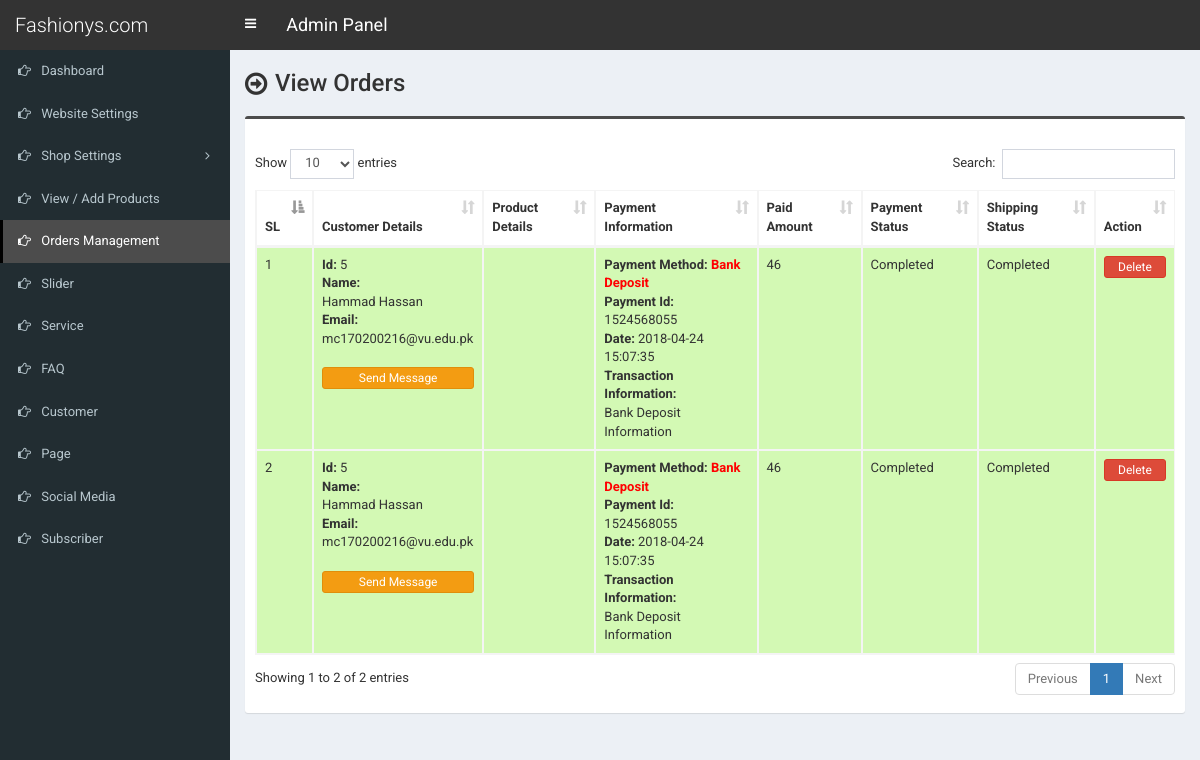
/admin/order.php, run on an earlier commit of the app's database.
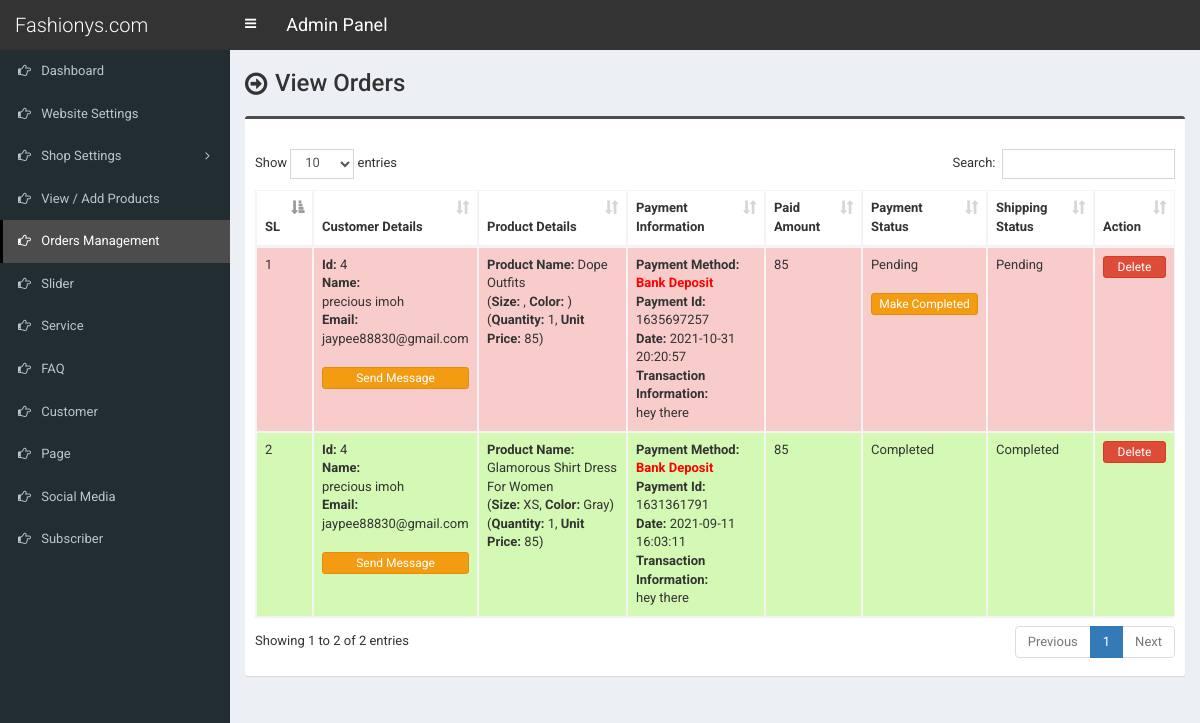
And on a later commit of the database.
### tables this page shows
CREATE TABLE `tbl_payment` (
  `id` int(11) NOT NULL,
  `customer_id` int(11) NOT NULL,
  `customer_name` varchar(255) NOT NULL,
  `customer_email` varchar(255) NOT NULL,
  `payment_date` varchar(50) NOT NULL,
  `txnid` varchar(255) NOT NULL,
  `paid_amount` int(11) NOT NULL,
  `card_number` varchar(50) NOT NULL,
  `card_cvv` varchar(10) NOT NULL,
  `card_month` varchar(10) NOT NULL,
  `card_year` varchar(10) NOT NULL,
  `bank_transaction_info` text NOT NULL,
  `payment_method` varchar(20) NOT NULL,
  `payment_status` varchar(25) NOT NULL,
  `shipping_status` varchar(20) NOT NULL,
  `payment_id` varchar(255) NOT NULL
);

CREATE TABLE `tbl_order` (
  `id` int(11) NOT NULL,
  `product_id` int(11) NOT NULL,
  `product_name` varchar(255) NOT NULL,
  `size` varchar(100) NOT NULL,
  `color` varchar(100) NOT NULL,
  `quantity` varchar(50) NOT NULL,
  `unit_price` varchar(50) NOT NULL,
  `payment_id` varchar(255) NOT NULL
);

### admin/order.php (the view, shortened to what this page needs)
<?php require_once('header.php'); ?>
<section class="content-header">
	<div class="content-header-left">
		<h1>View Orders</h1>
	</div>
</section>
<section class="content">
  <div class="row">
    <div class="col-md-12">
      <div class="box box-info">
        <div class="box-body table-responsive">
          <table id="example1" class="table table-bordered table-striped">
			<thead>
			    <tr>
			        <th>SL</th>
                    <th>Customer Details</th>
			        <th>Product Details</th>
                    <th>
                    	Payment Information
                    </th>
                    <th>Paid Amount</th>
                    <th>Payment Status</th>
                    <th>Shipping Status</th>
			        <th>Action</th>
			    </tr>
			</thead>
            <tbody>
            	<?php
            	$i=0;
            	$statement = $pdo->prepare("SELECT * FROM tbl_payment ORDER by id DESC");
            	$statement->execute();
            	$result = $statement->fetchAll(PDO::FETCH_ASSOC);
            	foreach ($result as $row) {
            		$i++;
            		?>
					<tr class="<?php if($row['payment_status']=='Pending'){echo 'bg-r';}else{echo 'bg-g';} ?>">
	                    <td><?php echo $i; ?></td>
	                    <td>
                            <b>Id:</b> <?php echo $row['customer_id']; ?><br>
                            <b>Name:</b><br> <?php echo $row['customer_name']; ?><br>
                            <b>Email:</b><br> <?php echo $row['customer_email']; ?><br><br>
                            <a href="#" data-toggle="modal" data-target="#model-<?php echo $i; ?>"class="btn btn-warning btn-xs" style="width:100%;margin-bottom:4px;">Send Message</a>
                        </td>
                        <td>
                           <?php
                           $statement1 = $pdo->prepare("SELECT * FROM tbl_order WHERE payment_id=?");
                           $statement1->execute(array($row['payment_id']));
                           $result1 = $statement1->fetchAll(PDO::FETCH_ASSOC);
                           foreach ($result1 as $row1) {
                                echo '<b>Product Name:</b> '.$row1['product_name'];
                                echo '<br>(<b>Size:</b> '.$row1['size'];
                                echo ', <b>Color:</b> '.$row1['color'].')';
                                echo '<br>(<b>Quantity:</b> '.$row1['quantity'];
                                echo ', <b>Unit Price:</b> '.$row1['unit_price'].')';
                                echo '<br><br>';
                           }
                           ?>
                        </td>
                        <td>
                        	<?php if($row['payment_method'] == 'PayPal'): ?>
                        		<b>Payment Method:</b> <?php echo '<span style="color:red;"><b>'.$row['payment_method'].'</b></span>'; ?><br>
                        		<b>Payment Id:</b> <?php echo $row['payment_id']; ?><br>
                        		<b>Date:</b> <?php echo $row['payment_date']; ?><br>
                        		<b>Transaction Id:</b> <?php echo $row['txnid']; ?><br>
                        	<?php elseif($row['payment_method'] == 'Bank Deposit'): ?>
                        		<b>Payment Method:</b> <?php echo '<span style="color:red;"><b>'.$row['payment_method'].'</b></span>'; ?><br>
                        		<b>Payment Id:</b> <?php echo $row['payment_id']; ?><br>
								<b>Date:</b> <?php echo $row['payment_date']; ?><br>
                        		<b>Transaction Information:</b> <br><?php echo $row['bank_transaction_info']; ?><br>
                        	<?php endif; ?>
                        </td>
                        <td><?php echo $row['paid_amount']; ?></td>
                        <td>
                            <?php echo $row['payment_status']; ?>
                            <br><br>
                            <?php
                                if($row['payment_status']=='Pending'){
                                    ?>
                                    <a href="order-change-status.php?id=<?php echo $row['id']; ?>&task=Completed" class="btn btn-warning btn-xs" style="width:100%;margin-bottom:4px;">Make Completed</a>
                                    <?php
                                }
                            ?>
                        </td>
                        <td>
                            <?php echo $row['shipping_status']; ?>
                            <br><br>
                        </td>
	                    <td>
                            <a href="#" class="btn btn-danger btn-xs" data-href="order-delete.php?id=<?php echo $row['id']; ?>" data-toggle="modal" data-target="#confirm-delete" style="width:100%;">Delete</a>
	                    </td>
	                </tr>
            		<?php
            	}
            	?>
            </tbody>
          </table>
        </div>
      </div>
</section>
<?php require_once('footer.php'); ?>

What changed in the data, as far as the page shows it:
removed tbl_payment: customer "5", customer_name "Hammad Hassan", customer_email "mc170200216@vu.edu.pk", payment_method "Bank Deposit", payment "1524568055", payment_date "2018-04-24 15:07:35", bank_transaction_info "Bank Deposit Information", paid_amount "46", payment_status "Completed", shipping_status "Completed"
removed tbl_payment: customer "5", customer_name "Hammad Hassan", customer_email "mc170200216@vu.edu.pk", payment_method "Bank Deposit", payment "1524568055", payment_date "2018-04-24 15:07:35", bank_transaction_info "Bank Deposit Information", paid_amount "46", payment_status "Completed", shipping_status "Completed"
added tbl_payment: customer "4", customer_name "precious imoh", customer_email "jaypee88830@gmail.com", payment_method "Bank Deposit", payment "1635697257", payment_date "2021-10-31 20:20:57", bank_transaction_info "hey there", paid_amount "85", payment_status "Pending", shipping_status "Pending"
added tbl_order: product_name "Dope Outfits", quantity "1", unit_price "85", shown under "4"
added tbl_payment: customer "4", customer_name "precious imoh", customer_email "jaypee88830@gmail.com", payment_method "Bank Deposit", payment "1631361791", payment_date "2021-09-11 16:03:11", bank_transaction_info "hey there", paid_amount "85", payment_status "Completed", shipping_status "Completed"
added tbl_order: product_name "Glamorous Shirt Dress For Women", size "XS", color "Gray", quantity "1", unit_price "85", shown under "4"
